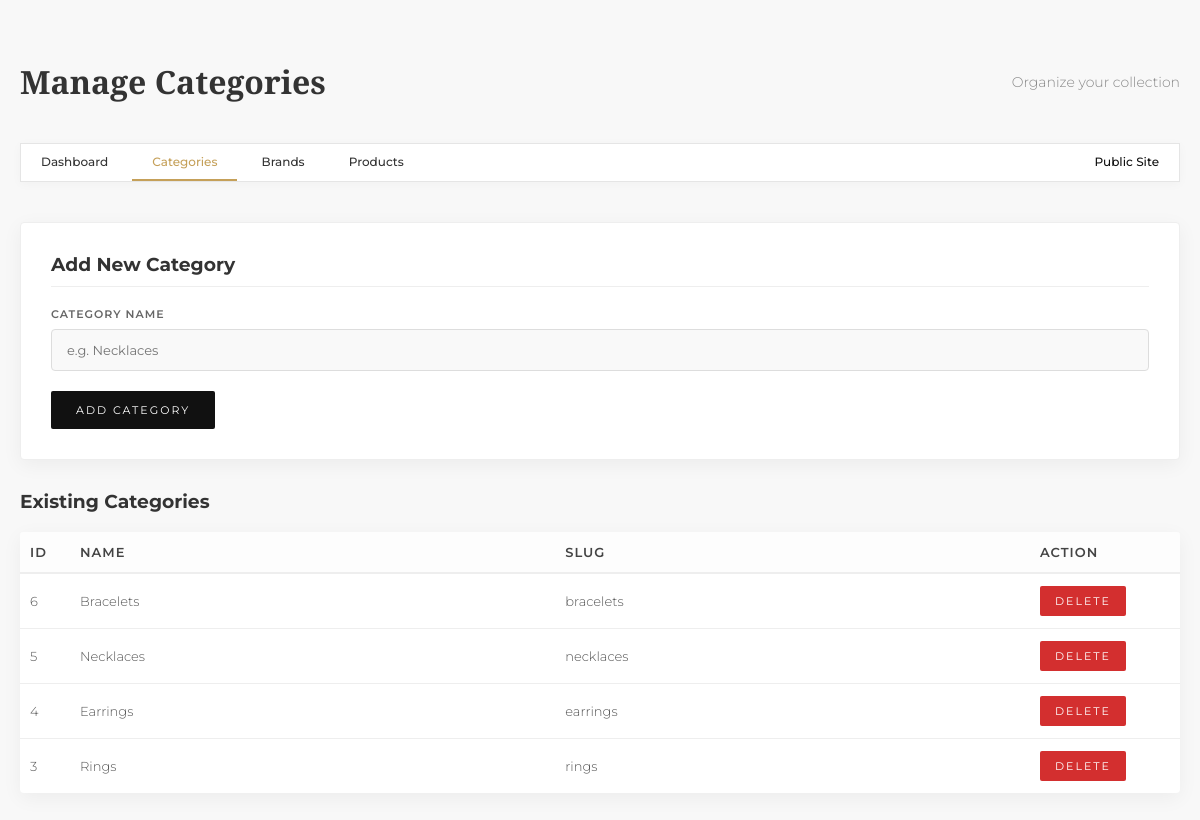
Screenshot of /admin/manage_categories.php (signed in) with the database file from the repository.
### tables this page shows
CREATE TABLE `categories` (
  `id` int(11) NOT NULL,
  `name` varchar(255) NOT NULL,
  `slug` varchar(255) NOT NULL,
  `created_at` timestamp NOT NULL DEFAULT current_timestamp()
);

### admin/manage_categories.php (the view, shortened to what this page needs)
<?php
include '../includes/db.php';
?>
<!DOCTYPE html>
<html lang="en">
<head>
    <link rel="stylesheet" href="../assets/css/style.css">
</head>
<body>
<div class="admin-container">
    <div style="display: flex; justify-content: space-between; align-items: center; margin-bottom: 40px;">
        <h1 style="margin: 0; font-family: var(--font-heading); font-size: 32px;">Manage Categories</h1>
        <div style="font-size: 14px; color: #888;">Organize your collection</div>
    </div>
    <div class="admin-nav">
        <a href="index.php">Dashboard</a>
        <a href="manage_categories.php" style="color: var(--gold); border-bottom: 2px solid var(--gold);">Categories</a>
        <a href="manage_brands.php">Brands</a>
        <a href="manage_products.php">Products</a>
         <a href="../index.php" target="_blank" style="float: right; color: var(--black);">Public Site</a>
    </div>
    <div style="background: #fff; padding: 30px; border: 1px solid #eee; border-radius: 4px; box-shadow: 0 5px 20px rgba(0,0,0,0.05); margin-bottom: 30px;">
        <h3 style="margin-top: 0; margin-bottom: 20px; border-bottom: 1px solid #eee; padding-bottom: 10px;">Add New Category</h3>
        <form method="POST">
            <div class="form-group">
                <label>Category Name</label>
                <input type="text" name="name" class="form-control" required placeholder="e.g. Necklaces">
            </div>
            <button type="submit" name="add_category" class="btn">Add Category</button>
        </form>
    </div>
    <h3>Existing Categories</h3>
    <table class="table">
        <thead>
            <tr>
                <th width="50">ID</th>
                <th>Name</th>
                <th>Slug</th>
                <th width="150">Action</th>
            </tr>
        </thead>
        <tbody>
            <?php
            $result = $conn->query("SELECT * FROM categories ORDER BY id DESC");
            while ($row = $result->fetch_assoc()) {
                echo "<tr>
                        <td>{$row['id']}</td>
                        <td>{$row['name']}</td>
                        <td>{$row['slug']}</td>
                        <td>
                            <form method='POST' style='display:inline;'>
                                <input type='hidden' name='id' value='{$row['id']}'>
                                <button type='submit' name='delete_category' class='btn btn-danger' onclick='return confirm(\"Are you sure?\")'>Delete</button>
                            </form>
                        </td>
                      </tr>";
            }
            ?>
        </tbody>
    </table>
</div>
</body>
</html>

### assets/css/style.css (style rules this page uses)
* { box-sizing: border-box; }
:root { --gold: #C5A059; --gold-dark: #A08040; --black: #111111; --dark-gray: #333333; --light-gray: #F9F9F9; --border-color: #E5E5E5; --white: #FFFFFF; --text-color: #333333; --font-heading: 'Playfair Display', serif; --font-body: 'Montserrat', sans-serif; }
body { font-family: var(--font-body); color: var(--text-color); margin: 0; padding: 0; background-color: var(--white); display: flex; flex-direction: column; min-height: 100vh; font-weight: 300; padding-top: 40px; -webkit-user-select: none; -ms-user-select: none; user-select: none; }
a { text-decoration: none; color: inherit; transition: all 0.3s ease; }
.admin-container { width: 100%; max-width: 1200px; margin: 40px auto; padding: 20px; font-family: var(--font-body); }
.admin-nav { background: var(--white); border: 1px solid var(--border-color); box-shadow: 0 2px 10px rgba(0,0,0,0.03); margin-bottom: 40px; }
.admin-nav a { display: inline-block; padding: 15px 20px; font-size: 12px; font-weight: 500; }
.table th { background-color: #f5f5f5; text-transform: uppercase; font-size: 11px; letter-spacing: 1px; }
.form-group { margin-bottom: 20px; }
.form-group label { display: block; margin-bottom: 8px; font-size: 11px; text-transform: uppercase; letter-spacing: 1px; color: #666; font-weight: 600; }
.form-control { width: 100%; padding: 12px 15px; border: 1px solid #ddd; border-radius: 4px; font-family: var(--font-body); font-size: 13px; color: #333; background-color: #f9f9f9; box-sizing: border-box; transition: border-color 0.3s; }
.btn { display: inline-block; background-color: var(--black); color: var(--white); padding: 12px 25px; border: none; border-radius: 2px; font-family: var(--font-body); font-size: 11px; text-transform: uppercase; letter-spacing: 2px; cursor: pointer; transition: background 0.3s; }
.btn-danger { background-color: #d32f2f; padding: 8px 15px; }
.table { width: 100%; border-collapse: collapse; background: #fff; box-shadow: 0 5px 20px rgba(0,0,0,0.05); border-radius: 4px; overflow: hidden; }
.table th, .table td { padding: 12px 10px; text-align: left; vertical-align: middle; font-size: 13px; }
.table th { font-weight: 600; color: #444; background: #fdfdfd; border-bottom: 2px solid #eee; white-space: nowrap; }
.table td { border-bottom: 1px solid #eee; color: #555; }
.table tr:last-child td { border-bottom: none; }

### admin/manage_categories.php (style rules this page uses)
body { background-color: #f8f8f8; padding-top: 0; }
.admin-nav a { display: inline-block; padding: 10px 20px; }

### rows the page displays
categories: id "6", name "Bracelets", slug "bracelets"
categories: id "5", name "Necklaces", slug "necklaces"
categories: id "4", name "Earrings", slug "earrings"
categories: id "3", name "Rings", slug "rings"
